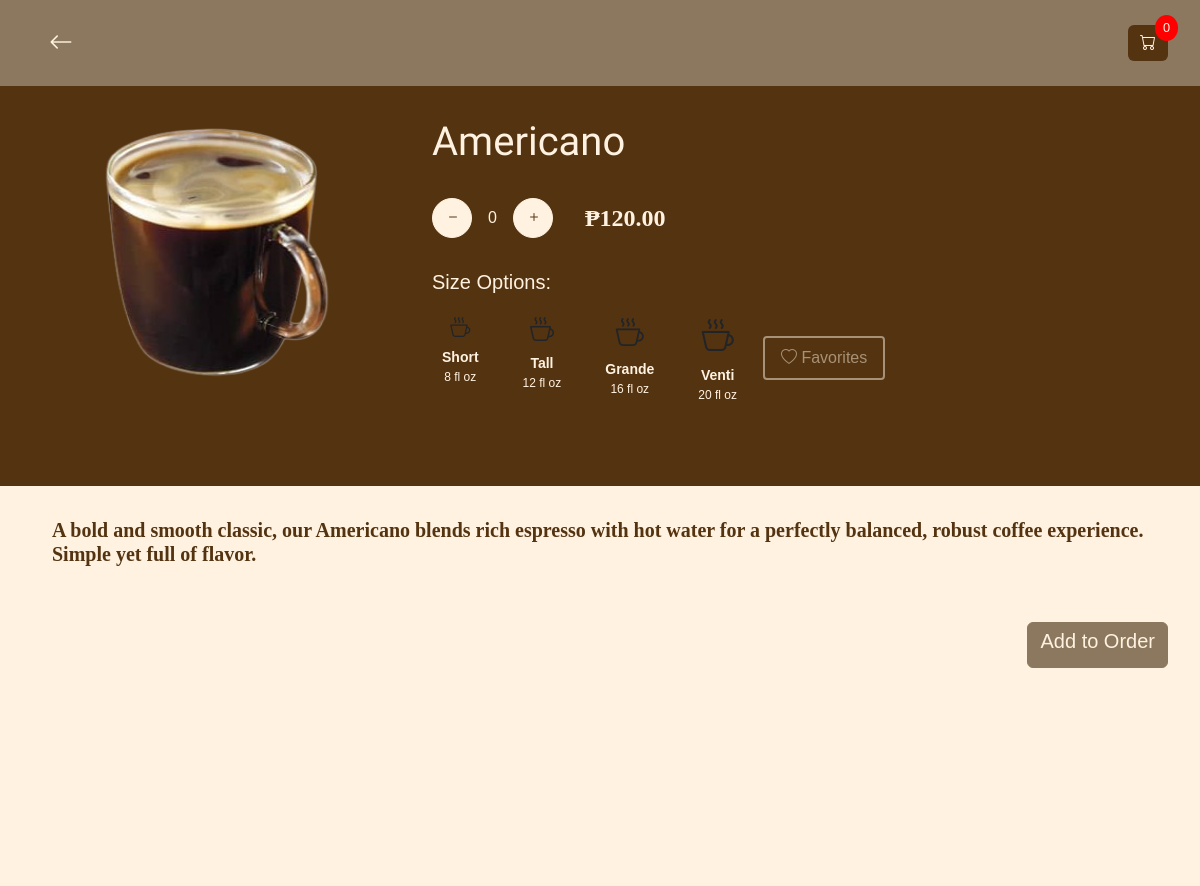
The page /php/drink.php?id=2 (signed in) on the database its author committed.
### tables this page shows
CREATE TABLE `menuitems` (
  `menu_item_id` int(11) NOT NULL,
  `menu_item_name` varchar(255) NOT NULL,
  `description` text NOT NULL,
  `price` decimal(10,2) NOT NULL,
  `image_url` varchar(255) DEFAULT NULL,
  `menu_category_id` int(11) DEFAULT NULL,
  `ingredients_used` int(11) DEFAULT NULL
);

### php/drink.php (the view, shortened to what this page needs)
<!DOCTYPE html>
<html lang="en">
<head>
    <link href="https://cdn.jsdelivr.net/npm/bootstrap@5.3.0-alpha1/dist/css/bootstrap.min.css" rel="stylesheet">
    <link href="https://cdn.jsdelivr.net/npm/bootstrap-icons/font/bootstrap-icons.css" rel="stylesheet">
</head>
<body>
    <?php
    $conn = new mysqli("localhost", "root", "", "login");
    $drink_id = isset($_GET['id']) ? intval($_GET['id']) : 0;
    $sql = "SELECT menu_item_name, price, description, image_url FROM menuitems WHERE menu_item_id = ?";
    $stmt = $conn->prepare($sql);
    $stmt->bind_param("i", $drink_id);
    $stmt->execute();
    $result = $stmt->get_result();
    if ($result->num_rows > 0) {
        $drink = $result->fetch_assoc();
    } else {
        echo "<p>Drink not found.</p>";
        exit;
    }
    ?>
    <div class="header">
        <button class="btn btn-back d-flex align-items-center me-auto" onclick="window.location.href='menu.php';">
            <i class="bi bi-arrow-left"></i>
        </button>
        <div class="cart-summary">
            <button class="btn btn-cart-summary" onclick="window.location.href='shoppingcart.php';">
                <i class="bi bi-cart"></i>
            </button>
            <span class="cart-count" id="cartCount">0</span>
        </div>
    </div>
    <div class="content">
        <div class="section-1">
            <div class="product-image">
                <img src="<?php echo htmlspecialchars($drink['image_url']); ?>" alt="<?php echo htmlspecialchars($drink['menu_item_name']); ?>" style="height: 270px; width: 250px;">
            </div>
            <div class="product-info">
                <h1 class="text-color"><?php echo htmlspecialchars($drink['menu_item_name']); ?></h1>
                <div class="quantity-container">
                    <button class="btn btn-outline-secondary" onclick="decreaseQuantity()">
                        <i class="bi bi-dash"></i>
                    </button>
                    <span id="quantity" class="text-color">0</span>
                    <button class="btn btn-outline-secondary" onclick="increaseQuantity()">
                        <i class="bi bi-plus"></i>
                    </button>
                    <span class="price text-color">₱<?php echo htmlspecialchars($drink['price']); ?></span>
                </div>
                <div class="mb-3">
                    <h5 class="text-color">Size Options:</h5>
                    <div class="favorites-container size-options">
                        <div class="d-flex justify-content-center gap-4">
                            <button class="btn btn-size btn-small" data-size="Short">
                                <i class="bi bi-cup-hot"></i>
                                <div class="size-label">Short</div>
                                <small class="size-details">8 fl oz</small>
                            </button>
                            <button class="btn btn-size btn-tall" data-size="Tall">
                                <i class="bi bi-cup-hot"></i>
                                <div class="size-label">Tall</div>
                                <small class="size-details">12 fl oz</small>
                            </button>
                            <button class="btn btn-size btn-grande" data-size="Grande">
                                <i class="bi bi-cup-hot"></i>
                                <div class="size-label">Grande</div>
                                <small class="size-details">16 fl oz</small>
                            </button>
                            <button class="btn btn-size btn-venti" data-size="Venti">
                                <i class="bi bi-cup-hot"></i>
                                <div class="size-label">Venti</div>
                                <small class="size-details">20 fl oz</small>
                            </button>
                        </div>
                        <button class="btn btn-favorites">
                            <i class="bi bi-heart"></i> Favorites
                        </button>
                    </div>
                </div>
            </div>
        </div>
        <div class="section-2">
            <h5 class="text-color"><?php echo htmlspecialchars($drink['description']); ?></h5>
            <br>
            <br>
            <div class="d-flex justify-content-end">
                <button class="btn btn-primary" id="addToCartButton">
                    <h5>Add to Order</h5>
                </button>
            </div>
        </div>
    </div>
</body>
</html>

### php/drink.php (style rules this page uses)
body { margin: 0; padding: 0; font-family: Anaheim, sans-serif; height: 100vh; overflow: hidden; }
.header { background-color: #8C785E; color: #FFF2E1; padding: 1rem 2rem; display: flex; align-items: center; justify-content: space-between; }
.content { display: flex; flex-direction: column; height: 100%; }
.section-1 { background-color: #543310; padding: 2rem; display: flex; gap: 2rem; flex-wrap: wrap; flex: 1; overflow: hidden; }
.section-1 .product-image { display: flex; justify-content: center; flex: 1 1 300px; }
.section-1 .product-info { flex: 2 1 600px; display: flex; flex-direction: column; justify-content: flex-start; gap: 2rem; }
.product-info h1 { font-size: 2.5rem; margin: 0; font-family: Agbalumo, sans-serif; }
.section-1 .text-color { color: #FFF2E1; }
.quantity-container { display: flex; align-items: center; gap: 1rem; }
.quantity-container button { border-radius: 50%; width: 40px; height: 40px; background-color: #FFF2E1; border: 1px solid #FFF2E1; color: #543310; }
.price { font-size: 1.5rem; margin-left: 1rem; font-family: Adamina, serif; font-weight: 700; }
.section-2 { background-color: #FFF2E1; padding: 2rem; flex: 1; }
.section-2 .text-color { color: #543310; margin-left: 20px; font-family: Adamina, serif; font-weight: 700; }
.favorites-container { display: flex; align-items: center; gap: 1rem; }
.cart-summary { position: relative; }
.cart-summary .cart-count { position: absolute; top: -10px; right: -10px; background-color: red; color: #FFF2E1; border-radius: 50%; padding: 0.2rem 0.5rem; font-size: 0.8rem; font-family: Anaheim, sans-serif; }
.btn-back { color: #FFF2E1; font-size: 1.5rem; padding: 0.5rem 1rem; font-family: Anaheim, sans-serif; }
.btn-cart-summary { color: #FFF2E1; background-color: #543310; border: none; }
.btn-favorites { border: 2px solid #a79277; color: #a79277; padding: 8px 16px; border-radius: 4px; transition: all 0.3s ease; }
.btn-size { background: none; border: none; text-align: center; padding: 10px; cursor: pointer; transition: all 0.3s ease; display: flex; flex-direction: column; align-items: center; }
.btn-size .size-label { font-size: 14px; font-weight: bold; margin-top: 5px; color: #FFF2E1; }
.btn-size .size-details { font-size: 12px; color: #FFF2E1; }
.btn-small i.bi-cup-hot { font-size: 20px; }
.btn-tall i.bi-cup-hot { font-size: 24px; }
.btn-grande i.bi-cup-hot { font-size: 28px; }
.btn-venti i.bi-cup-hot { font-size: 32px; }
.btn-primary { background-color: #8C785E; border-color: #8C785E; color: #FFF2E1; }

### rows shown on the page
menuitems: image_url (picture), menu_item_name "Americano", price "120.00", description "A bold and smooth classic, our Americano blends rich espresso with hot water for a perfectly balanced, robust coffee experience. Simple yet full of flavor."
